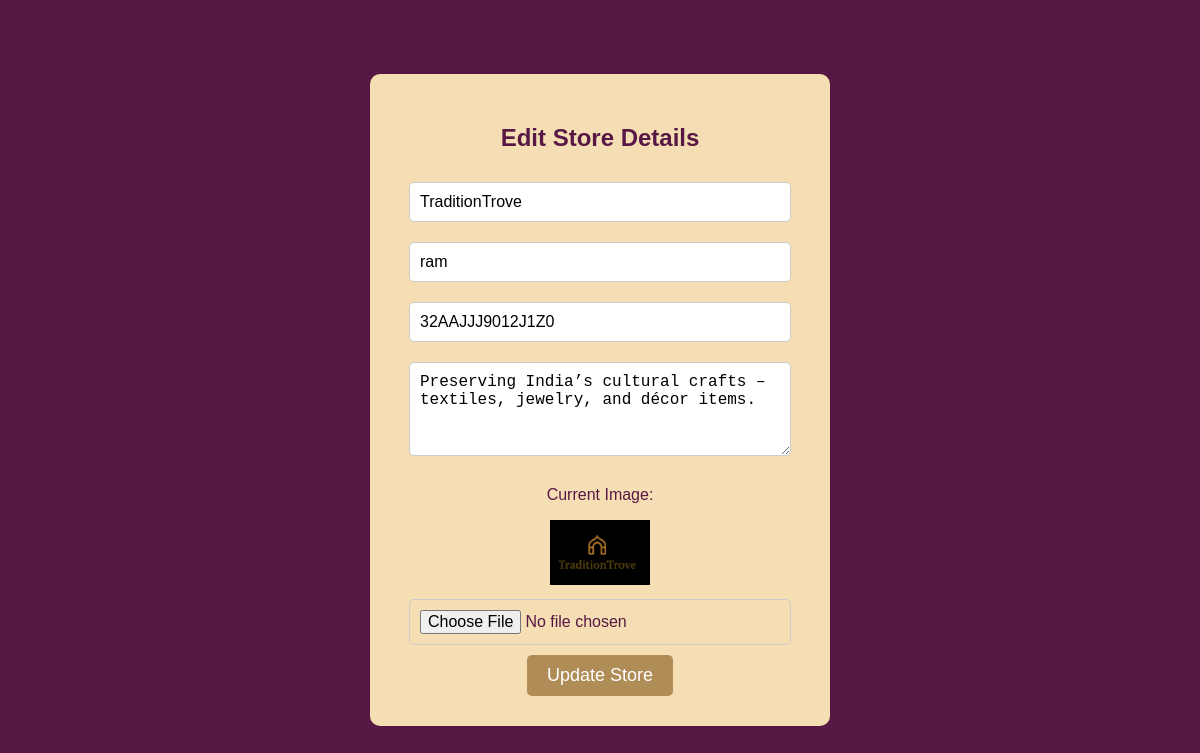
The page /seller/editstroe.php?sellerid=14 on the database its author committed.
### tables this page shows
CREATE TABLE `seller` (
  `sellerid` int(11) NOT NULL,
  `storenm` varchar(30) NOT NULL,
  `sellernm` varchar(30) NOT NULL,
  `selleremailid` varchar(50) NOT NULL,
  `gstinno` varchar(15) NOT NULL,
  `shopimage` varchar(255) NOT NULL,
  `description` varchar(255) NOT NULL,
  `time` date NOT NULL DEFAULT current_timestamp(),
  `status` enum('active','suspend') NOT NULL DEFAULT 'active'
);

### seller/editstroe.php (the view, shortened to what this page needs)
<?php
$con = mysqli_connect("localhost", "root", "", "craftzon");
$seller_id = isset($_POST['sellerid']) ? $_POST['sellerid'] : 0;
if (empty($seller_id) && isset($_GET['sellerid'])) {
    $seller_id = $_GET['sellerid'];
}
$query = "SELECT * FROM seller WHERE sellerid = '$seller_id'";
$result = mysqli_query($con, $query);
$seller = mysqli_fetch_assoc($result);
?>
<!DOCTYPE html>
<html lang="en">
<head>
<link href='https://cdnjs.cloudflare.com/ajax/libs/font-awesome/6.7.2/css/all.min.css' rel='stylesheet'>
</head>
<body>
<div class="container">
    <h2>Edit Store Details</h2>
    <form action="editstroe.php" method="POST" enctype="multipart/form-data">
        <input type="text" name="store_name" value="<?php echo htmlspecialchars($seller['storenm']); ?>" required>
        <input type="text" name="seller_name" value="<?php echo htmlspecialchars($seller['sellernm']); ?>" required>
        <input type="text" name="gst_no" value="<?php echo htmlspecialchars($seller['gstinno']); ?>" required>
        <textarea name="description" rows="4" required><?php echo htmlspecialchars($seller['description']); ?></textarea>
        <p>Current Image:</p>
        <img src="../<?php echo $seller['shopimage']; ?>" alt="Store Image" width="100"><br>
        <input type="file" name="shop_image" accept="image/*">
        <button type="submit" name="update_store">Update Store</button>
    </form>
</div>
</body>
</html>

### seller/editstroe.php (style rules this page uses)
body { font-family: Arial, sans-serif; background-color: #581845; color: white; display: flex; justify-content: center; align-items: center; height: 100vh; margin: 0; }
.container { background-color: #f5deb3; padding: 30px; border-radius: 10px; width: 400px; color: #581845; text-align: center; }
input, textarea { width: 90%; padding: 10px; margin: 10px 0; border-radius: 5px; border: 1px solid #ccc; font-size: 16px; }
button { background-color: #b08d57; color: white; border: none; padding: 10px 20px; font-size: 18px; border-radius: 5px; cursor: pointer; }

### rows shown on the page
seller: store_name "TraditionTrove", seller_name "ram", gst_no "32AAJJJ9012J1Z0", description "Preserving India’s cultural crafts – textiles, jewelry, and décor items.", shopimage (picture)
